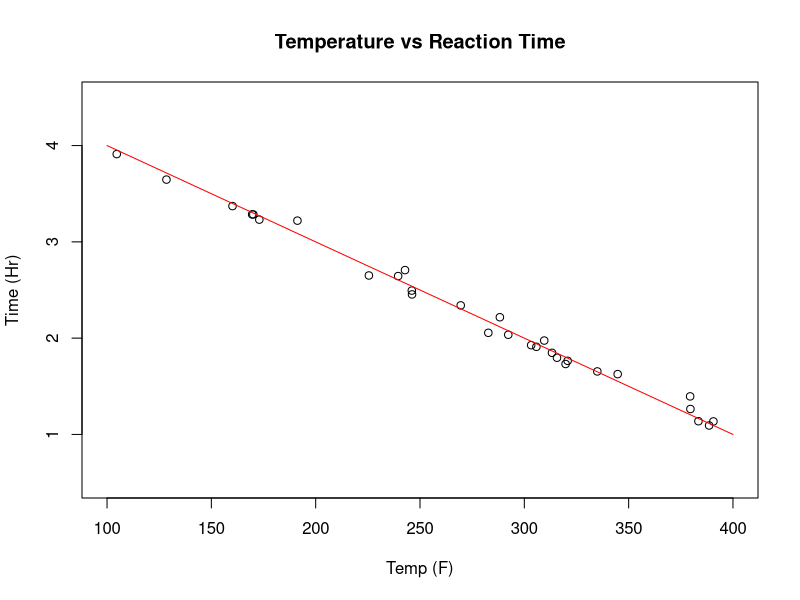

Recreate this plot in R.
#######################################
# Problem 3: Least Squares Regression #
#######################################

#########################
# Step 1: Make Data Set #
#########################

#Linear Model (What you will attempt to learn)
alpha =  5.00; #<- Change this line
beta  = -0.01; #<- Change this line

#Number of Data Points
N     = 30;   #<- Change this line

#Noise Function
mu    = 0;
sigma = 0.075;
U     = rnorm(N, mu, sigma)

#Generate Data
lowTemp  = 100;
highTemp = 400; 
X        = runif(N,lowTemp,highTemp);
Y        = alpha + beta*X + U;

#Store these values in a Data Frame 
reactionTimes = data.frame(temp=X,time=Y)

#########################################
# Step 2: Perform the Linear Regression #
#########################################

#Do the linear regression
linearModel = lm(time ~ temp, data = reactionTimes)

############################
# Step 3: Plot the Results #
############################

#Look at our Model Results
print(summary(linearModel))

#Plot our Results
plot(reactionTimes$temp,reactionTimes$time,
     ylim=c(0.5,4.5),xlim=c(100,400),
     main="Temperature vs Reaction Time",xlab="Temp (F)",ylab="Time (Hr)")
x = seq(lowTemp,highTemp,1);
y = alpha+beta*x;
lines(x,y,type='l',col='red')

